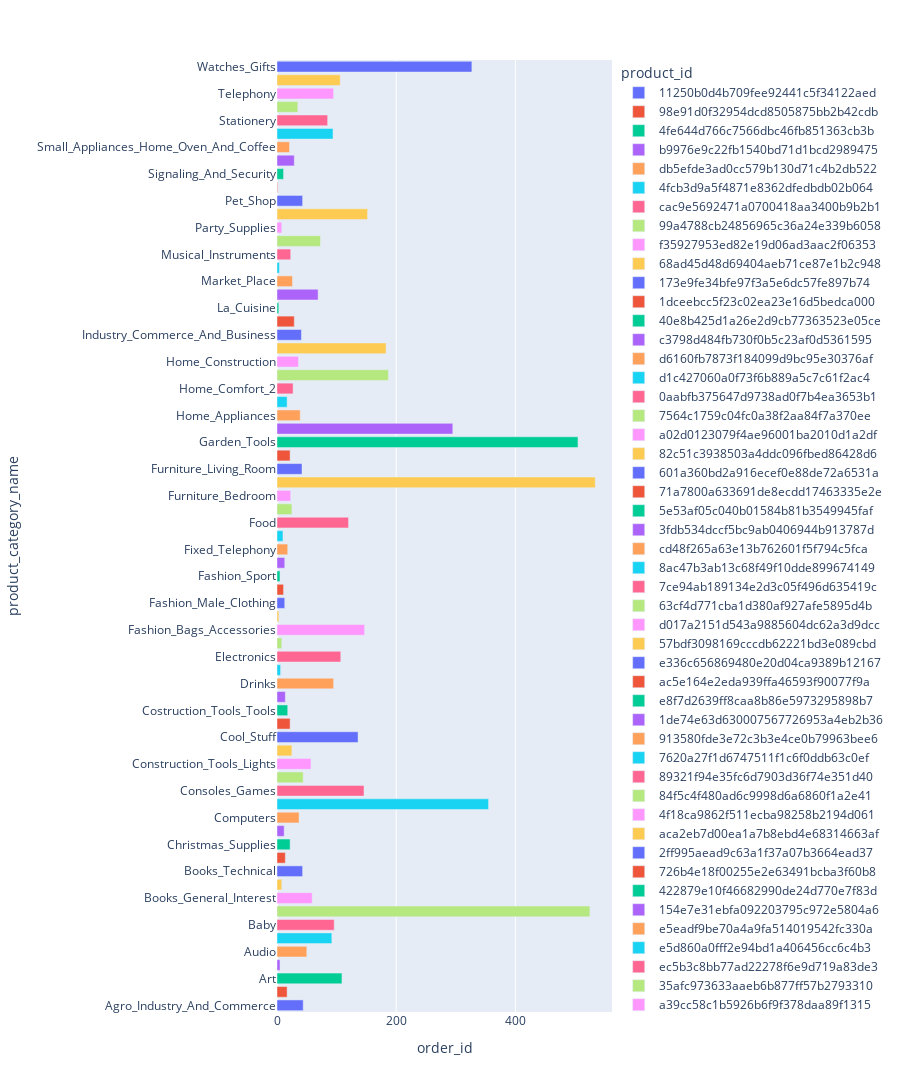

Write notebook code for a chart like this one.
### Code cell
px.bar(category, y='product_category_name', x='order_id', color='product_id', height= 1500)
